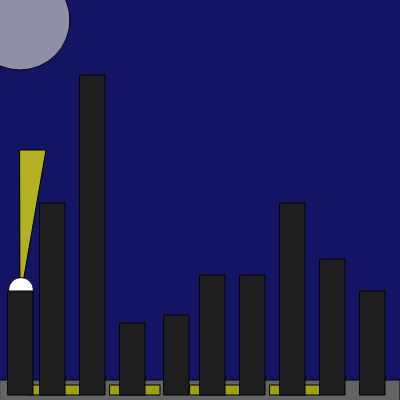
Frame 1 (no input)
Frame 60 (no input): identical to frame 1, image omitted
Frame 120 (the mouse pressed at the canvas centre since frame 60): identical to frame 1, image omitted

The p5.js sketch that drew this single still picture (run headless with seeded random() and noise() and a simulated clock; from frame 60 on, the mouse is pressed at the canvas centre):

// p5.js sketch
// ── sketch.js
var b1, b2, b3, b4, b5, b6, b7, b8, b9, b10, road, yellowPaint1,yellowPaint2, yellowPaint3, yellowPaint4,rooflight; 

function setup() {
  createCanvas(400, 400);
 

  b1=new Building();
  b1.position=1;
  b1.floors=24;
  

  b2=new Building();
  b2.position=0.2;
  b2.floors=13;
   
 
  b3=new Building();
  b3.position=2;
  b3.floors=40;
  

  b4=new Building();
  b4.position=4.1;
  b4.floors=10;
  

  b5=new Building();
  b5.position=6;
  b5.floors=15;
  

  b6=new Building();
  b6.position=9;
  b6.floors=13;
  
  b7=new Building();
  b7.position=7;
  b7.floors=24;
  
  b8=new Building();
  b8.position=8;
  b8.floors=17;
  
  b9=new Building();
  b9.position=5;
  b9.floors=15;
  
  b10=new Building();
  b10.position=3;
  b10.floors=9;
  
  
  
  
  road=new Road();
  road.xPosition=0;
  road.yPosition=380;
  
  yellowPaint1=new YellowPaint();
  yellowPaint1.xPosition=110;
  yellowPaint1.yPosition=385;
  
  yellowPaint2=new YellowPaint();
  yellowPaint2.xPosition=190;
  yellowPaint2.yPosition=385;
  
  yellowPaint3=new YellowPaint();
  yellowPaint3.xPosition=270;
  yellowPaint3.yPosition=385;
  
  yellowPaint4=new YellowPaint();
  yellowPaint4.xPosition=30;
  yellowPaint4.yPosition=385;
  
  rooflight=new TriangleLight();
  rooflight.x1=20;
  rooflight.y1=300;
  rooflight.x2=46;
  rooflight.y2=150;
  rooflight.x3=20;
  rooflight.y3=150;

}


function draw() {
  background(20,20,100);
  
  road.display();
  yellowPaint1.display();
  yellowPaint2.display();
  yellowPaint3.display();
  yellowPaint4.display();
  rooflight.display();
  
  fill(390)
  circle(21,290,25)
  
  b1.display();
  b2.display();
  b3.display();
  b4.display();
  b5.display();
  b6.display();
  b7.display();
  b8.display();
  b9.display();
  b10.display();

  stroke(0)
  fill(200,175)
  ellipse(20,20,100,100);
  
  
  
}
// ── Building.js
class Building{
  constructor()
  {
    this.height=10;
    this.position=1;    
    this.yPosition=390;
    this.width=25;
    this.floors=10;

    
    //Each floor is approximately equal to 12 feet
    //If a building has 3 floors it would be 3*12=36 feet high.
    this.building_height=this.floors*12;
    
  }  
  display()
  {
   this.height=this.floors*8;
   this.yPosition=395-(this.height);
    //this.xPosition=395-(this.height);
   this.xPosition=this.position*40;
  

    fill(30)
    rect(this.xPosition,this.yPosition, this.width, this.height); 
  
  }  
  
  
 
  
}

// ── Road.js
class Road{
  constructor()
  {
    this.xPosition=0;
    this.yPosition=380;
    this.width=400
    this.height=70
    
    
  }
  display()
  {
    fill(100)
    rect(this.xPosition, this.yPosition, this.width, this.height);
  }
  
}
// ── TriangleLight.js
class TriangleLight{
  constructor()
  {
    this.x1=10;
    this.y1=10;    
    this.x2=20;
    this.y2=20;
    this.x3=30;
    this.y3=30;
    
    
  
  }  
  display()
  {
      fill(255,255,0,170)
 triangle(this.x1,this.y1,this.x2,this.y2,this.x3,this.y3);
  }  
  
}

// ── Yellow Paint.js
class YellowPaint{
  constructor()
  {
    this.xPosition=110;
    this.yPosition=385;
    this.width=50;
    this.height=10;
    
  }
  display()
  {
    fill(160,160,20)
    rect(this.xPosition, this.yPosition, this.width, this.height);
  }
  
}
